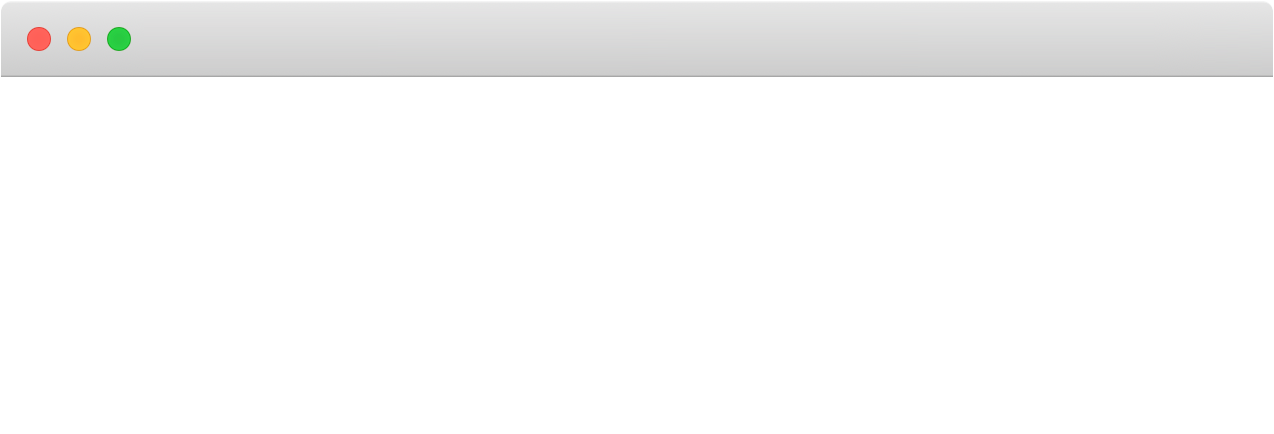
#> input picture tools/assets/generic-light.png, 1274 x 434 px; the run also reads 1 picture not shown here
$ python -i browserframe.py   (imports and definitions only)
#> lines starting #> are read from the running program, lines starting #| are printed output that depends on the picture
"""Browser frame compositing tool.

Wraps screenshots in browser window frames using 9-slice scaling.
Based on https://browserframe.com/
"""

from dataclasses import dataclass
from pathlib import Path
from typing import Literal

from PIL import Image, ImageChops, ImageDraw, ImageFilter


@dataclass
class Slice:
    """A slice region within the frame image."""

    x: int
    y: int
    w: int
    h: int


@dataclass
class FrameProfile:
    """Browser frame profile with 9-slice coordinates."""

    name: str
    frame_path: str
    outline_path: str | None
    slices: dict[str, Slice]


# Frame profiles from browserframe.com
PROFILES: dict[str, FrameProfile] = {
    "generic_light": FrameProfile(
        name="Generic · Light",
        frame_path="generic-light.png",
        outline_path="generic-outline.png",
        slices={
            "tl": Slice(x=0, y=0, w=159, h=77),
            "tc": Slice(x=465, y=0, w=20, h=77),
            "tr": Slice(x=1250, y=0, w=24, h=77),
            "l": Slice(x=0, y=412, w=1, h=10),
            "r": Slice(x=1273, y=412, w=1, h=10),
            "bl": Slice(x=0, y=423, w=11, h=11),
            "bc": Slice(x=33, y=433, w=10, h=1),
            "br": Slice(x=1263, y=423, w=11, h=11),
        },
    ),
    "generic_dark": FrameProfile(
        name="Generic · Dark",
        frame_path="generic-dark.png",
        outline_path="generic-outline.png",
        slices={
            "tl": Slice(x=0, y=0, w=159, h=77),
            "tc": Slice(x=465, y=0, w=20, h=77),
            "tr": Slice(x=1250, y=0, w=24, h=77),
            "l": Slice(x=0, y=412, w=1, h=10),
            "r": Slice(x=1273, y=412, w=1, h=10),
            "bl": Slice(x=0, y=423, w=11, h=11),
            "bc": Slice(x=33, y=433, w=10, h=1),
            "br": Slice(x=1263, y=423, w=11, h=11),
        },
    ),
}

# Type alias for profile names
ProfileName = Literal[
    "generic_light",
    "generic_dark",
]


def _get_assets_dir() -> Path:
    """Get the assets directory path."""
    return Path(__file__).parent / "assets"


def _compute_layout(
    slices: dict[str, Slice],
    screen_width: int,
    screen_height: int,
    padding: int,
) -> dict:
    """
    Compute the layout positions for all 9-slice regions.

    Based on computeLayout() from browserframe.com/js/core.js
    """
    x = padding
    y = padding
    w = screen_width
    h = screen_height

    canvas_size = {
        "w": slices["l"].w + w + slices["r"].w + (2 * padding),
        "h": slices["tl"].h + h + slices["bc"].h + (2 * padding),
    }

    return {
        "canvas_size": canvas_size,
        "blur": {
            "x": x + slices["bl"].w,
            "y": y + slices["bl"].w,
            "w": w - slices["bl"].w - slices["br"].w + slices["l"].w + slices["r"].w,
            "h": h + slices["tl"].h - slices["bl"].w,
        },
        "tl": {"x": x, "y": y, "w": slices["tl"].w, "h": slices["tl"].h},
        "tc": {
            "x": x + slices["tl"].w,
            "y": y,
            "w": w - slices["tl"].w - slices["tr"].w + slices["l"].w + slices["r"].w,
            "h": slices["tc"].h,
        },
        "tr": {
            "x": slices["l"].w + x + w - slices["tr"].w + slices["r"].w,
            "y": y,
            "w": slices["tr"].w,
            "h": slices["tr"].h,
        },
        "l": {
            "x": x,
            "y": y + slices["tl"].h,
            "w": slices["l"].w,
            "h": h - slices["bl"].h + slices["bc"].h,
        },
        "r": {
            "x": x + slices["l"].w + w,
            "y": y + slices["tr"].h,
            "w": slices["r"].w,
            "h": h - slices["br"].h + slices["bc"].h,
        },
        "bl": {
            "x": x,
            "y": y + slices["tl"].h + h - slices["bl"].h + slices["bc"].h,
            "w": slices["bl"].w,
            "h": slices["bl"].h,
        },
        "bc": {
            "x": x + slices["bl"].w,
            "y": y + slices["tc"].h + h,
            "w": w - slices["bl"].w - slices["br"].w + slices["l"].w + slices["r"].w,
            "h": slices["bc"].h,
        },
        "br": {
            "x": x + w - slices["br"].w + slices["l"].w + slices["r"].w,
            "y": y + slices["tl"].h + h - slices["bl"].h + slices["bc"].h,
            "w": slices["br"].w,
            "h": slices["br"].h,
        },
        "s": {
            "x": x + slices["l"].w,
            "y": y + slices["tl"].h,
            "w": w,
            "h": h,
        },
        "ft": {
            "x": x + slices["l"].w,
            "y": y + slices["tl"].h,
            "w": w,
            "h": h - slices["bl"].h + slices["bc"].h,
        },
        "fb": {
            "x": x + slices["bl"].w,
            "y": y + slices["tl"].h + h - slices["bl"].h + slices["bc"].h,
            "w": w - slices["bl"].w - slices["br"].w + slices["l"].w + slices["r"].w,
            "h": slices["bl"].h - 1,
        },
    }


def _draw_slice(
    canvas: Image.Image,
    frame: Image.Image,
    slice_coords: Slice,
    layout_coords: dict,
) -> None:
    """Draw a single slice from the frame image onto the canvas."""
    # Crop the slice from the frame
    region = frame.crop(
        (
            slice_coords.x,
            slice_coords.y,
            slice_coords.x + slice_coords.w,
            slice_coords.y + slice_coords.h,
        )
    )

    # Resize to target dimensions
    target_w = layout_coords["w"]
    target_h = layout_coords["h"]

    if target_w > 0 and target_h > 0:
        resized = region.resize((target_w, target_h), Image.Resampling.LANCZOS)
        canvas.paste(resized, (layout_coords["x"], layout_coords["y"]), resized)


def _apply_shadow(
    canvas: Image.Image,
    layout: dict,
    shadow_color: str,
    shadow_amount: int,
) -> Image.Image:
    """Apply a drop shadow effect behind the frame."""
    # Create shadow layer
    shadow = Image.new("RGBA", canvas.size, (0, 0, 0, 0))
    draw = ImageDraw.Draw(shadow)

    # Parse shadow color
    color = shadow_color.lstrip("#")
    r = int(color[0:2], 16)
    g = int(color[2:4], 16)
    b = int(color[4:6], 16)

    # Draw shadow rectangle in blur zone
    blur = layout["blur"]
    draw.rectangle(
        [blur["x"], blur["y"], blur["x"] + blur["w"], blur["y"] + blur["h"]],
        fill=(r, g, b, 180),
    )

    # Apply gaussian blur
    shadow = shadow.filter(ImageFilter.GaussianBlur(radius=shadow_amount))

    # Composite shadow behind canvas
    result = Image.new("RGBA", canvas.size, (0, 0, 0, 0))
    result = Image.alpha_composite(result, shadow)
    result = Image.alpha_composite(result, canvas)

    return result


def wrap_in_browser_frame(
    screenshot_path: Path,
    output_path: Path,
    profile: ProfileName = "generic_light",
    *,
    padding: int = 0,
    background_color: str | None = None,
    shadow_amount: int = 0,
    shadow_color: str = "#666666",
    screen_color: str | None = None,
    screen_scale: float = 1.0,
) -> None:
    """
    Wrap a screenshot in a browser frame.

    Args:
        screenshot_path: Path to the source screenshot
        output_path: Path where the framed image will be saved
        profile: Browser frame profile to use
        padding: Padding around the frame in pixels
        background_color: Background color (hex), None for transparent
        shadow_amount: Shadow blur radius (0 for no shadow)
        shadow_color: Shadow color (hex)
        screen_color: Fill color for screen area (hex), None uses screenshot
        screen_scale: Scale factor for the screenshot

    Example:
        wrap_in_browser_frame(
            Path("screenshot.png"),
            Path("framed.png"),
            profile="safari_light",
            padding=40,
            background_color="#f5f5f5",
            shadow_amount=20,
        )
    """
#> called with screenshot_path = 'assets/generic-light.png', output_path = 'out.png', profile = 'generic_light', padding = 0, shadow_amount = 0, shadow_color = '#666666', screen_scale = 1
    # Get profile
    frame_profile = PROFILES.get(profile)
    if not frame_profile:
        raise ValueError(
            f"Unknown profile: {profile}. Available: {list(PROFILES.keys())}"
        )

    # Load images
    assets_dir = _get_assets_dir()
    frame_img = Image.open(assets_dir / frame_profile.frame_path).convert("RGBA")
#> frame_img is the input picture: PIL image 1274x434 RGBA; mean R, G, B, A 246.6, 246.6, 246.3, 253.4

    outline_img = None
    if frame_profile.outline_path:
        outline_path = assets_dir / frame_profile.outline_path
        if outline_path.exists():
            outline_img = Image.open(outline_path).convert("RGBA")

    screenshot = Image.open(screenshot_path).convert("RGBA")

    # Apply screen scale
    if screen_scale != 1.0:
        new_w = int(screenshot.width * screen_scale)
        new_h = int(screenshot.height * screen_scale)
        screenshot = screenshot.resize((new_w, new_h), Image.Resampling.LANCZOS)

    # Convert slices dict
    slices = frame_profile.slices

    # Ensure minimum screen size
    min_w = slices["tl"].w + slices["tr"].w
    min_h = slices["tl"].h + slices["bl"].h
    screen_w = max(screenshot.width, min_w)
#> screen_w = 1274
    screen_h = max(screenshot.height, min_h)
#> screen_h = 434

    # Compute layout
    total_padding = padding + shadow_amount
    layout = _compute_layout(slices, screen_w, screen_h, total_padding)

    # Create canvas
    canvas_w = layout["canvas_size"]["w"]
#> canvas_w = 1276
    canvas_h = layout["canvas_size"]["h"]
#> canvas_h = 512

    # Start with background
    if background_color:
        color = background_color.lstrip("#")
        r = int(color[0:2], 16)
        g = int(color[2:4], 16)
        b = int(color[4:6], 16)
        canvas = Image.new("RGBA", (canvas_w, canvas_h), (r, g, b, 255))
    else:
        canvas = Image.new("RGBA", (canvas_w, canvas_h), (0, 0, 0, 0))
#> canvas: PIL image 1276x512 RGBA; every value is 0

    # Create foreground layer for frame (matches JS drawForeground)
    foreground = Image.new("RGBA", (canvas_w, canvas_h), (0, 0, 0, 0))

    # Draw frame slices
    slice_keys = ["tl", "tc", "tr", "l", "r", "bl", "bc", "br"]
    for key in slice_keys:
        _draw_slice(foreground, frame_img, slices[key], layout[key])
#> this loop made 8 passes
#> (target_w in _draw_slice, target_h in _draw_slice) on passes 1 to 8: (159, 77), (1093, 77), (24, 77), (1, 424), (1, 424), (11, 11), (1254, 1), (11, 11)
#> pass 1, in _draw_slice, `region = frame.crop( ( slice_coords.x, slice_coords.y, slice_coords.x ..`:
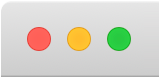
#> region: PIL image 159x77 RGBA; mean R, G, B, A 208.4, 206.1, 195.3, 249.7; transparent parts drawn white
#> after the loop:
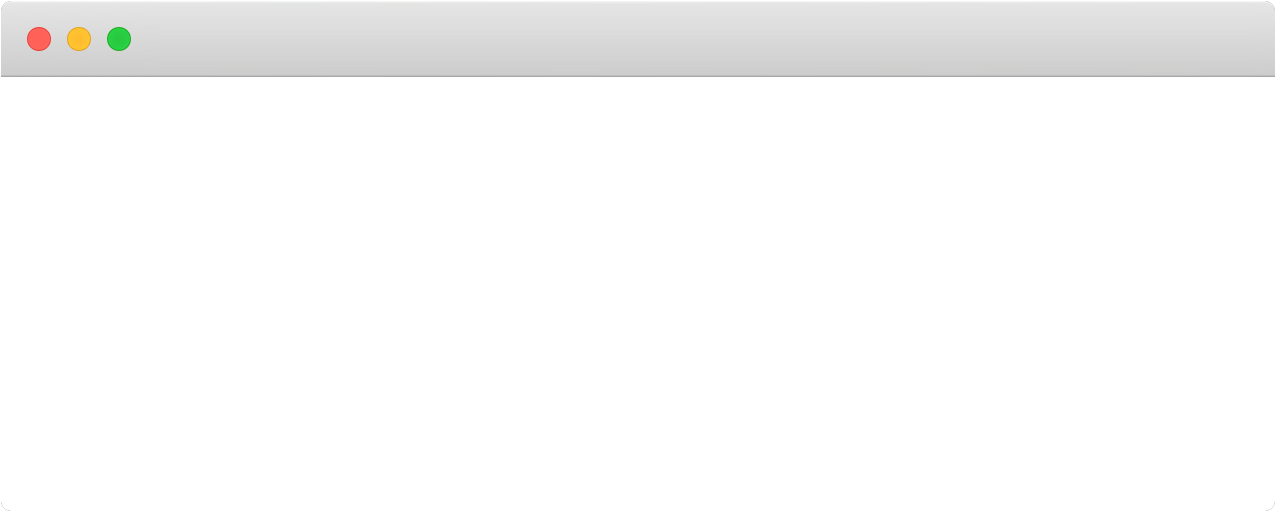
#> foreground: PIL image 1276x512 RGBA; mean R, G, B, A 32.1, 32, 31.8, 37.8; transparent parts drawn white

    # Fill missing transparent screen areas with magenta (same as JS)
    # This allows source-atop compositing to clip corners properly
    # Note: PIL rectangle is inclusive on both ends, so subtract 1 from end coords
    fg_draw = ImageDraw.Draw(foreground)
    ft = layout["ft"]
#> ft = {'x': 1, 'y': 77, 'w': 1274, 'h': 424}
    fb = layout["fb"]
#> fb = {'x': 11, 'y': 501, 'w': 1254, 'h': 10}
    fg_draw.rectangle(
        [ft["x"], ft["y"], ft["x"] + ft["w"] - 1, ft["y"] + ft["h"] - 1],
        fill=(255, 0, 255, 255),
    )
    fg_draw.rectangle(
        [fb["x"], fb["y"], fb["x"] + fb["w"] - 1, fb["y"] + fb["h"] - 1],
        fill=(255, 0, 255, 255),
    )

    # Get foreground alpha for source-atop masking
    fg_alpha = foreground.split()[3]
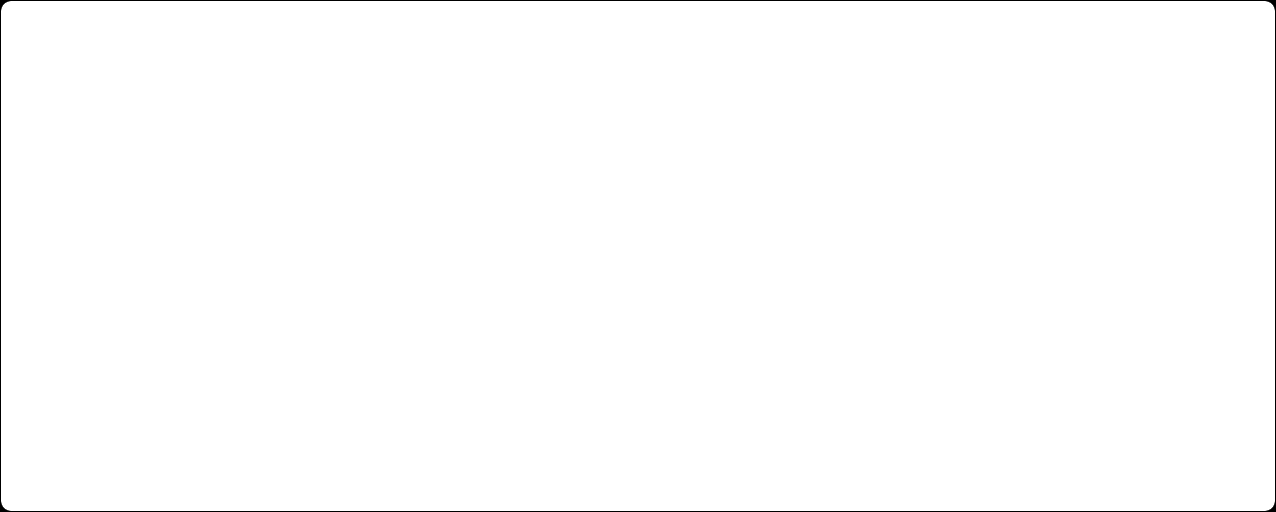
#> fg_alpha: PIL image 1276x512 L; min 0, max 255, mean 253.6

    # Create screen content layer
    s = layout["s"]
#> s = {'x': 1, 'y': 77, 'w': 1274, 'h': 434}
    screen_layer = Image.new("RGBA", (canvas_w, canvas_h), (0, 0, 0, 0))

    if screen_color:
        # Fill with solid color
        color = screen_color.lstrip("#")
        r = int(color[0:2], 16)
        g = int(color[2:4], 16)
        b = int(color[4:6], 16)
        screen_draw = ImageDraw.Draw(screen_layer)
        screen_draw.rectangle(
            [s["x"], s["y"], s["x"] + s["w"], s["y"] + s["h"]],
            fill=(r, g, b, 255),
        )
    else:
        # Paste screenshot
        # Resize screenshot to fit screen area if needed
        if screenshot.width != s["w"] or screenshot.height != s["h"]:
            screenshot = screenshot.resize((s["w"], s["h"]), Image.Resampling.LANCZOS)
        screen_layer.paste(screenshot, (s["x"], s["y"]))

    # Apply source-atop compositing: screenshot only appears where foreground is opaque
    # This clips the screenshot corners to match the frame shape
    screen_alpha = screen_layer.split()[3]
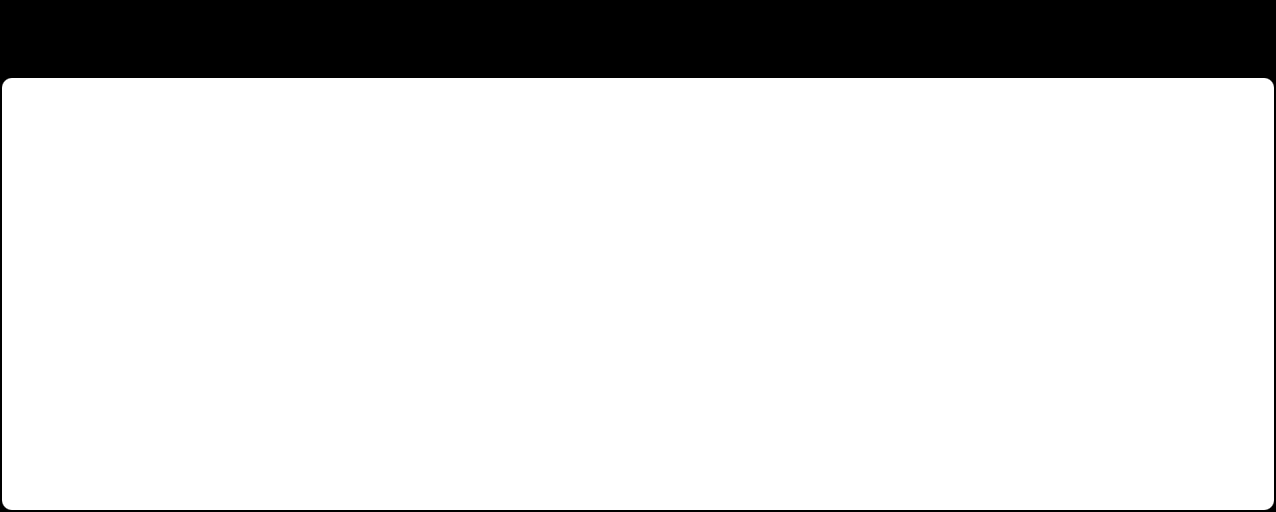
#> screen_alpha: PIL image 1276x512 L; min 0, max 255, mean 214.4
    combined_alpha = ImageChops.multiply(screen_alpha, fg_alpha)
    screen_layer.putalpha(combined_alpha)

    # Composite screen over foreground (replaces magenta with screenshot)
    foreground = Image.alpha_composite(foreground, screen_layer)
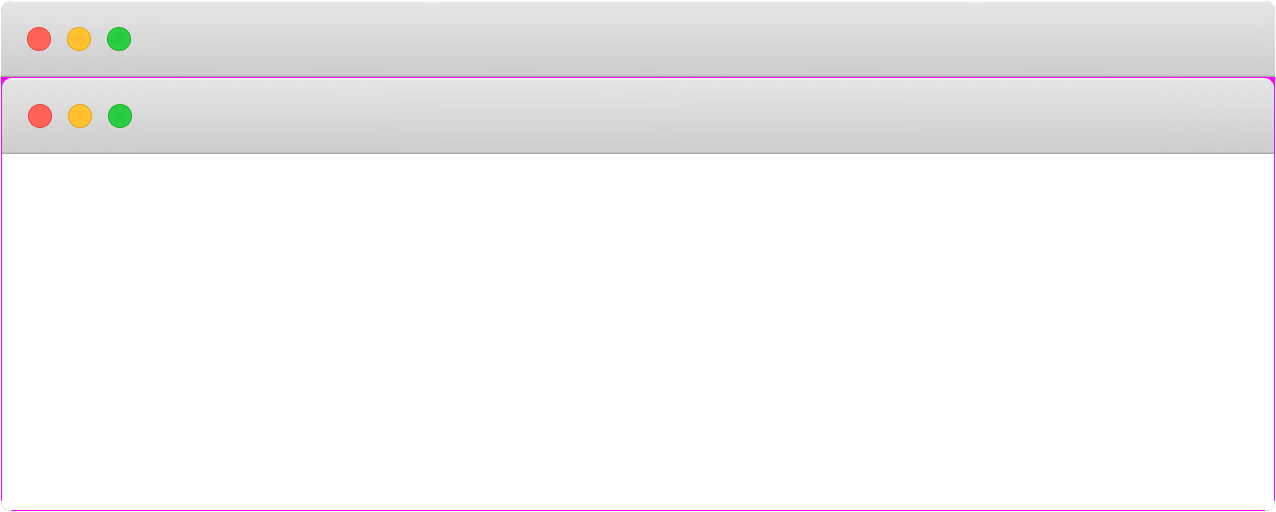
#> foreground: PIL image 1276x512 RGBA; mean R, G, B, A 242, 240.6, 241.5, 253.6; transparent parts drawn white

    # Create outline layer (provides rounded corner background)
    outline_layer = Image.new("RGBA", (canvas_w, canvas_h), (0, 0, 0, 0))
    if outline_img:
        for key in slice_keys:
            _draw_slice(outline_layer, outline_img, slices[key], layout[key])
#> this loop made 8 passes
#> pass 1, in _draw_slice (call 9), `region = frame.crop( ( slice_coords.x, slice_coords.y, slice_coords.x ..`:
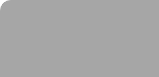
#> region: PIL image 159x77 RGBA; mean R, G, B, A 0, 0, 0, 88.8; transparent parts drawn white
#> pass 3, in _draw_slice (call 11), `region = frame.crop( ( slice_coords.x, slice_coords.y, slice_coords.x ..`:
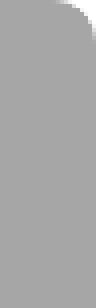
#> region: PIL image 24x77 RGBA (shown 4 times larger); mean R, G, B, A 0, 0, 0, 87.7; transparent parts drawn white

    # Composite: canvas <- shadow <- outline <- foreground (with screen)
    if shadow_amount > 0:
        canvas = _apply_shadow(canvas, layout, shadow_color, shadow_amount)

    # Draw outline behind foreground (destination-over equivalent)
    canvas = Image.alpha_composite(canvas, outline_layer)

    # Draw foreground (frame + screen) on top
    canvas = Image.alpha_composite(canvas, foreground)

    # Save result (preserve RGBA for transparency if no background color)
    if background_color:
        canvas = canvas.convert("RGB")
    canvas.save(output_path, "PNG", optimize=True)

>>> result = wrap_in_browser_frame('assets/generic-light.png', 'out.png')
